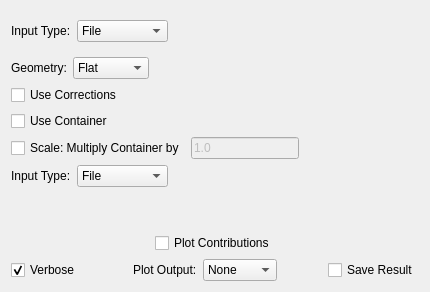
     <widget class="QWidget" name="tabApplyAbsorptionCorrections">
      <attribute name="title">
       <string>Apply Corrections</string>
      </attribute>
      <layout class="QVBoxLayout" name="layoutApplyAbsCor">
       <item>
        <layout class="QHBoxLayout" name="abscor_layoutInput">
         <item>
          <widget class="QLabel" name="abscor_lbSamInputType">
           <property name="text">
            <string>Input Type:</string>
           </property>
          </widget>
         </item>
         <item>
          <widget class="QComboBox" name="abscor_cbSampleInputType">
           <item>
            <property name="text">
             <string>File</string>
            </property>
           </item>
           <item>
            <property name="text">
             <string>Workspace</string>
            </property>
           </item>
          </widget>
         </item>
         <item>
          <widget class="QStackedWidget" name="abscor_swSampleInput">
           <property name="sizePolicy">
            <sizepolicy hsizetype="Preferred" vsizetype="Maximum">
             <horstretch>0</horstretch>
             <verstretch>0</verstretch>
            </sizepolicy>
           </property>
           <property name="currentIndex">
            <number>0</number>
           </property>
           <widget class="QWidget" name="abscor_samFile">
            <layout class="QVBoxLayout" name="verticalLayout_17">
             <item>
              <widget class="MantidQt::MantidWidgets::MWRunFiles" name="abscor_sample">
               <property name="sizePolicy">
                <sizepolicy hsizetype="Preferred" vsizetype="Maximum">
                 <horstretch>0</horstretch>
                 <verstretch>41</verstretch>
                </sizepolicy>
               </property>
               <property name="label" stdset="0">
                <string/>
               </property>
               <property name="multipleFiles" stdset="0">
                <bool>false</bool>
               </property>
               <property name="fileExtensions">
                <stringlist>
                 <string>_red.nxs</string>
                </stringlist>
               </property>
              </widget>
             </item>
            </layout>
           </widget>
           <widget class="QWidget" name="abscor_samWS">
            <layout class="QHBoxLayout" name="horizontalLayout_31">
             <item>
              <widget class="MantidQt::MantidWidgets::WorkspaceSelector" name="abscor_wsSample">
               <property name="WorkspaceTypes">
                <stringlist/>
               </property>
               <property name="Suffix" stdset="0">
                <stringlist>
                 <string>_red</string>
                </stringlist>
               </property>
              </widget>
             </item>
            </layout>
           </widget>
          </widget>
         </item>
        </layout>
       </item>
       <item>
        <layout class="QHBoxLayout" name="abscor_layoutGeometry">
         <item>
          <widget class="QLabel" name="abscor_lbGeometry">
           <property name="text">
            <string>Geometry:</string>
           </property>
          </widget>
         </item>
         <item>
          <widget class="QComboBox" name="abscor_cbGeometry">
           <item>
            <property name="text">
             <string>Flat</string>
            </property>
           </item>
           <item>
            <property name="text">
             <string>Cylinder</string>
            </property>
           </item>
          </widget>
         </item>
         <item>
          <spacer name="horizontalSpacer_27">
           <property name="orientation">
            <enum>Qt::Horizontal</enum>
           </property>
           <property name="sizeHint" stdset="0">
            <size>
             <width>40</width>
             <height>20</height>
            </size>
           </property>
          </spacer>
         </item>
        </layout>
       </item>
       <item>
        <widget class="QCheckBox" name="abscor_ckUseCorrections">
         <property name="text">
          <string>Use Corrections</string>
         </property>
        </widget>
       </item>
       <item>
        <widget class="QCheckBox" name="abscor_ckUseCan">
         <property name="text">
          <string>Use Container</string>
         </property>
        </widget>
       </item>
       <item>
        <layout class="QHBoxLayout" name="horizontalLayout_38">
         <item>
          <widget class="QCheckBox" name="abscor_ckScaleMultiplier">
           <property name="enabled">
            <bool>true</bool>
           </property>
           <property name="text">
            <string>Scale: Multiply Container by</string>
           </property>
           <property name="checked">
            <bool>false</bool>
           </property>
          </widget>
         </item>
         <item>
          <widget class="QLineEdit" name="abscor_leScaleMultiplier">
           <property name="enabled">
            <bool>false</bool>
           </property>
           <property name="text">
            <string>1.0</string>
           </property>
          </widget>
         </item>
         <item>
          <spacer name="horizontalSpacer_24">
           <property name="orientation">
            <enum>Qt::Horizontal</enum>
           </property>
           <property name="sizeHint" stdset="0">
            <size>
             <width>40</width>
             <height>20</height>
            </size>
           </property>
          </spacer>
         </item>
         <item>
          <spacer name="horizontalSpacer_17">
           <property name="orientation">
            <enum>Qt::Horizontal</enum>
           </property>
           <property name="sizeHint" stdset="0">
            <size>
             <width>40</width>
             <height>20</height>
            </size>
           </property>
          </spacer>
         </item>
         <item>
          <spacer name="horizontalSpacer_15">
           <property name="orientation">
            <enum>Qt::Horizontal</enum>
           </property>
           <property name="sizeHint" stdset="0">
            <size>
             <width>40</width>
             <height>20</height>
            </size>
           </property>
          </spacer>
         </item>
        </layout>
       </item>
       <item>
        <layout class="QHBoxLayout" name="abscor_layoutContainer">
         <item>
          <widget class="QLabel" name="abscor_lbContainerInputType">
           <property name="text">
            <string>Input Type:</string>
           </property>
          </widget>
         </item>
         <item>
          <widget class="QComboBox" name="abscor_cbContainerInputType">
           <item>
            <property name="text">
             <string>File</string>
            </property>
           </item>
           <item>
            <property name="text">
             <string>Workspace</string>
            </property>
           </item>
          </widget>
         </item>
         <item>
          <widget class="QStackedWidget" name="abscor_swContainerInput">
           <property name="enabled">
            <bool>true</bool>
           </property>
           <property name="sizePolicy">
            <sizepolicy hsizetype="Preferred" vsizetype="Maximum">
             <horstretch>0</horstretch>
             <verstretch>0</verstretch>
            </sizepolicy>
           </property>
           <property name="currentIndex">
            <number>0</number>
           </property>
           <widget class="QWidget" name="abscor_conFile">
            <layout class="QHBoxLayout" name="horizontalLayout_34">
             <property name="margin">
              <number>0</number>
             </property>
             <item>
              <widget class="MantidQt::MantidWidgets::MWRunFiles" name="abscor_can">
               <property name="enabled">
                <bool>true</bool>
               </property>
               <property name="sizePolicy">
                <sizepolicy hsizetype="Preferred" vsizetype="Maximum">
                 <horstretch>0</horstretch>
                 <verstretch>41</verstretch>
                </sizepolicy>
               </property>
               <property name="label" stdset="0">
                <string/>
               </property>
               <property name="multipleFiles" stdset="0">
                <bool>false</bool>
               </property>
               <property name="optional" stdset="0">
                <bool>false</bool>
               </property>
               <property name="fileExtensions">
                <stringlist>
                 <string>_red.nxs</string>
                </stringlist>
               </property>
              </widget>
             </item>
            </layout>
           </widget>
           <widget class="QWidget" name="abscor_conWS">
            <layout class="QHBoxLayout" name="horizontalLayout_35">
             <property name="margin">
              <number>0</number>
             </property>
             <item>
              <widget class="MantidQt::MantidWidgets::WorkspaceSelector" name="abscor_wsContainer">
               <property name="Suffix" stdset="0">
                <stringlist>
                 <string>_res</string>
                </stringlist>
               </property>
              </widget>
             </item>
            </layout>
           </widget>
          </widget>
         </item>
        </layout>
       </item>
       <item>
        <spacer name="abscor_verticalSpacer">
         <property name="orientation">
          <enum>Qt::Vertical</enum>
         </property>
         <property name="sizeHint" stdset="0">
          <size>
           <width>20</width>
           <height>40</height>
          </size>
         </property>
        </spacer>
       </item>
       <item>
        <layout class="QHBoxLayout" name="horizontalLayout_33">
         <item>
          <spacer name="horizontalSpacer_9">
           <property name="orientation">
            <enum>Qt::Horizontal</enum>
           </property>
           <property name="sizeHint" stdset="0">
            <size>
             <width>40</width>
             <height>20</height>
            </size>
           </property>
          </spacer>
         </item>
         <item>
          <widget class="QCheckBox" name="abscor_ckPlotContrib">
           <property name="text">
            <string>Plot Contributions</string>
           </property>
          </widget>
         </item>
         <item>
          <spacer name="horizontalSpacer_25">
           <property name="orientation">
            <enum>Qt::Horizontal</enum>
           </property>
           <property name="sizeHint" stdset="0">
            <size>
             <width>40</width>
             <height>20</height>
            </size>
           </property>
          </spacer>
         </item>
        </layout>
       </item>
       <item>
        <layout class="QHBoxLayout" name="abscor_layoutPlotOutput">
         <item>
          <widget class="QCheckBox" name="abscor_ckVerbose">
           <property name="enabled">
            <bool>true</bool>
           </property>
           <property name="text">
            <string>Verbose</string>
           </property>
           <property name="checkable">
            <bool>true</bool>
           </property>
           <property name="checked">
            <bool>true</bool>
           </property>
          </widget>
         </item>
         <item>
          <spacer name="horizontalSpacer_16">
           <property name="orientation">
            <enum>Qt::Horizontal</enum>
           </property>
           <property name="sizeHint" stdset="0">
            <size>
             <width>40</width>
             <height>20</height>
            </size>
           </property>
          </spacer>
         </item>
         <item>
          <widget class="QLabel" name="abscor_lbPlotOutput">
           <property name="sizePolicy">
            <sizepolicy hsizetype="Maximum" vsizetype="Preferred">
             <horstretch>0</horstretch>
             <verstretch>0</verstretch>
            </sizepolicy>
           </property>
           <property name="text">
            <string>Plot Output:</string>
           </property>
          </widget>
         </item>
         <item>
          <widget class="QComboBox" name="abscor_cbPlotOutput">
           <item>
            <property name="text">
             <string>None</string>
            </property>
           </item>
           <item>
            <property name="text">
             <string>Contour</string>
            </property>
           </item>
           <item>
            <property name="text">
             <string>Spectra</string>
            </property>
           </item>
           <item>
            <property name="text">
             <string>Both</string>
            </property>
           </item>
          </widget>
         </item>
         <item>
          <spacer name="horizontalSpacer_26">
           <property name="orientation">
            <enum>Qt::Horizontal</enum>
           </property>
           <property name="sizeHint" stdset="0">
            <size>
             <width>40</width>
             <height>20</height>
            </size>
           </property>
          </spacer>
         </item>
         <item>
          <widget class="QCheckBox" name="abscor_ckSave">
           <property name="text">
            <string>Save Result</string>
           </property>
          </widget>
         </item>
        </layout>
       </item>
      </layout>
     </widget>
